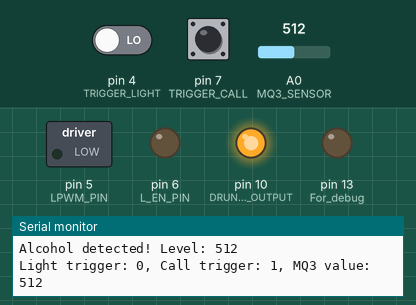
The sketch below on a simulated Arduino Uno, built with avr-gcc and run on an emulated ATmega328P. On the bench: switched loads named in the sketch (green lamp = pin HIGH), output pins drawn as LEDs (lit = HIGH), the last lines printed to the serial monitor. The inputs (shaded band) are chosen by the test bench; at power-on: pin 4 (TRIGGER_LIGHT) LOW, pin 7 (TRIGGER_CALL) HIGH, A0 (MQ3_SENSOR) = 512. The modem accepts every AT command (registered, SIM ready, sends succeed) and sends nothing else.

Above: at 6.8 s.
6.9 s: pin 4 (TRIGGER_LIGHT) driven HIGH
At 7.7 s:
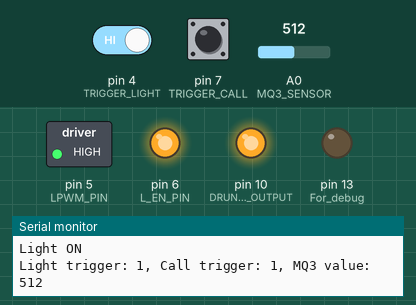
9.9 s: pin 7 (TRIGGER_CALL) pulled LOW for 0.15 s
At 40.02 s:
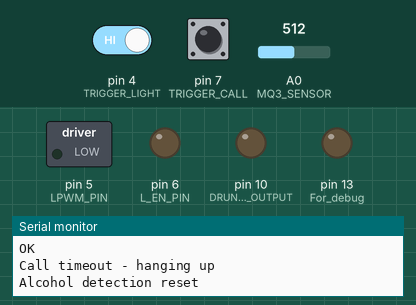
Timing chart, 0 to 61.6 s (numbered marks = the images above; inputs shaded):
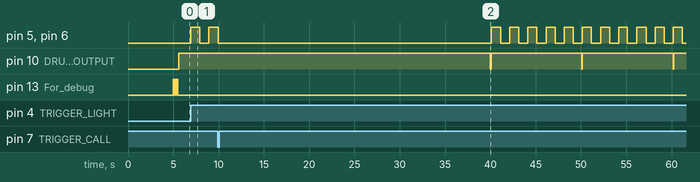

The sketch:

Drowsyarduinofile.ino
```cpp
#include <SoftwareSerial.h>

#define LPWM_PIN 5       // D5 - Motor Driver LPWM
#define L_EN_PIN 6       // D6 - Motor Driver Enable
#define TRIGGER_LIGHT 4  // D4 - Trigger pin for light (Active HIGH when 5V is given) - Has external 10k pull-down
#define TRIGGER_CALL 7   // D7 - Trigger pin for call (Active LOW when connected to GND) - Using internal pull-up

#define SIM800L_RX 2     // D3 - SIM800L RX
#define SIM800L_TX 3     // D2 - SIM800L TX

#define MQ3_SENSOR A0    // MQ-3 sensor connected to A0
#define DRUNKEN_OUTPUT 10 // D10 - Output pin for drunken detection

// Create software serial object for SIM800L
SoftwareSerial sim800l(SIM800L_TX, SIM800L_RX);  // Note: TX connects to RX and RX connects to TX

const char phoneNumber[] = "+919698692750";  // Replace with your number

// Flag variables to track states
bool isLightTriggered = false;
bool isCallTriggered = false;
bool isDrunkDetected = false;
unsigned long drunkStartTime = 0;
unsigned long blinkStartTime = 0;
int blinkCount = 0;
bool blinkState = false;
unsigned long lastBlinkChange = 0;

void setup() {
  // Set pin modes
  pinMode(LPWM_PIN, OUTPUT);
  pinMode(L_EN_PIN, OUTPUT);
  pinMode(TRIGGER_LIGHT, INPUT);  // Using external 10k pull-down resistor
  pinMode(TRIGGER_CALL, INPUT_PULLUP);  // Using internal pull-up resistor
  pinMode(MQ3_SENSOR, INPUT);
  pinMode(DRUNKEN_OUTPUT, OUTPUT);
  pinMode(LED_BUILTIN, OUTPUT);   // For debug

  // Initialize outputs to LOW
  digitalWrite(LPWM_PIN, LOW);
  digitalWrite(L_EN_PIN, LOW);
  digitalWrite(DRUNKEN_OUTPUT, LOW);

  // Start serial communication
  Serial.begin(9600);
  delay(1000);  // Give serial time to initialize

  // Initialize SIM800L module
  sim800l.begin(9600);
  delay(3000);  // Give SIM800L time to start up

  // Basic AT command test
  sim800l.println("AT");
  delay(1000);

  if (sim800l.available()) {
    String response = "";
    while (sim800l.available()) {
      response += (char)sim800l.read();
    }
    Serial.println("SIM800L response: " + response);
  } else {
    Serial.println("No response from SIM800L");
  }

  Serial.println("System initialized");

  // Visual indicator that setup is complete
  for (int i = 0; i < 3; i++) {
    digitalWrite(LED_BUILTIN, HIGH);
    delay(100);
    digitalWrite(LED_BUILTIN, LOW);
    delay(100);
  }
}

void loop() {
  // Read sensor values
  int lightTriggerState = digitalRead(TRIGGER_LIGHT);
  int callTriggerState = digitalRead(TRIGGER_CALL);
  int mq3Value = analogRead(MQ3_SENSOR);

  // Debug output every second
  static unsigned long lastDebugTime = 0;
  if (millis() - lastDebugTime >= 1000) {
    lastDebugTime = millis();
    Serial.print("Light trigger: ");
    Serial.print(lightTriggerState);
    Serial.print(", Call trigger: ");
    Serial.print(callTriggerState);
    Serial.print(", MQ3 value: ");
    Serial.println(mq3Value);
  }

  // LIGHT TRIGGER HANDLING
  if (lightTriggerState == HIGH && !isLightTriggered) {
    Serial.println("Light trigger activated");
    isLightTriggered = true;
    blinkStartTime = millis();
    blinkCount = 0;
    lastBlinkChange = 0;
  }

  // Handle light blinking sequence
  if (isLightTriggered) {
    // 15 seconds of blinking (1 second on, 1 second off)
    if (millis() - blinkStartTime <= 15000) {
      // Time to change the blink state?
      if (millis() - lastBlinkChange >= 1000) {
        blinkState = !blinkState;
        lastBlinkChange = millis();

        if (blinkState) {
          digitalWrite(LPWM_PIN, HIGH);
          digitalWrite(L_EN_PIN, HIGH);
          Serial.println("Light ON");
        } else {
          digitalWrite(LPWM_PIN, LOW);
          digitalWrite(L_EN_PIN, LOW);
          Serial.println("Light OFF");
          blinkCount++;
        }
      }
    } else {
      // Blinking sequence complete
      isLightTriggered = false;
      digitalWrite(LPWM_PIN, LOW);
      digitalWrite(L_EN_PIN, LOW);
      Serial.println("Light blinking sequence complete");
    }
  }

  // CALL TRIGGER HANDLING - Using internal pull-up, so LOW means button pressed
  static unsigned long lastCallTime = 0;
  static bool callInProgress = false;

  if (callTriggerState == LOW && !callInProgress && (millis() - lastCallTime > 5000)) {
    Serial.println("Call trigger activated");
    callInProgress = true;
    lastCallTime = millis();

    // Make phone call
    Serial.println("Calling " + String(phoneNumber));
    sim800l.println("ATD" + String(phoneNumber) + ";");

    // Start call monitoring
    unsigned long callStartTime = millis();
    while (millis() - callStartTime < 30000 && callInProgress) {  // 30 second timeout
      if (sim800l.available()) {
        String response = "";
        while (sim800l.available()) {
          response += (char)sim800l.read();
        }
        Serial.println("SIM800L: " + response);

        // Check if call was ended
        if (response.indexOf("NO CARRIER") != -1) {
          callInProgress = false;
          Serial.println("Call ended by receiver");
          break;
        }
      }
      delay(100);  // Small delay while monitoring call
    }

    // If timeout occurred, hang up anyway
    if (callInProgress) {
      sim800l.println("ATH");
      Serial.println("Call timeout - hanging up");
      callInProgress = false;
    }
  }

  // MQ3 ALCOHOL SENSOR HANDLING
  if (mq3Value > 400 && !isDrunkDetected) {
    Serial.println("Alcohol detected! Level: " + String(mq3Value));
    isDrunkDetected = true;
    drunkStartTime = millis();
    digitalWrite(DRUNKEN_OUTPUT, HIGH);
  }

  // Keep output high for 10 seconds
  if (isDrunkDetected && (millis() - drunkStartTime >= 10000)) {
    digitalWrite(DRUNKEN_OUTPUT, LOW);
    isDrunkDetected = false;
    Serial.println("Alcohol detection reset");
  }

  // Small delay to prevent loop from running too fast
  delay(50);
}
```

Measured:
- after the input at 6.9 s, pin 5 (LPWM_PIN), pin 6 (L_EN_PIN): LOW → HIGH at once, → LOW 1.0 s later, → HIGH 1.0 s later
